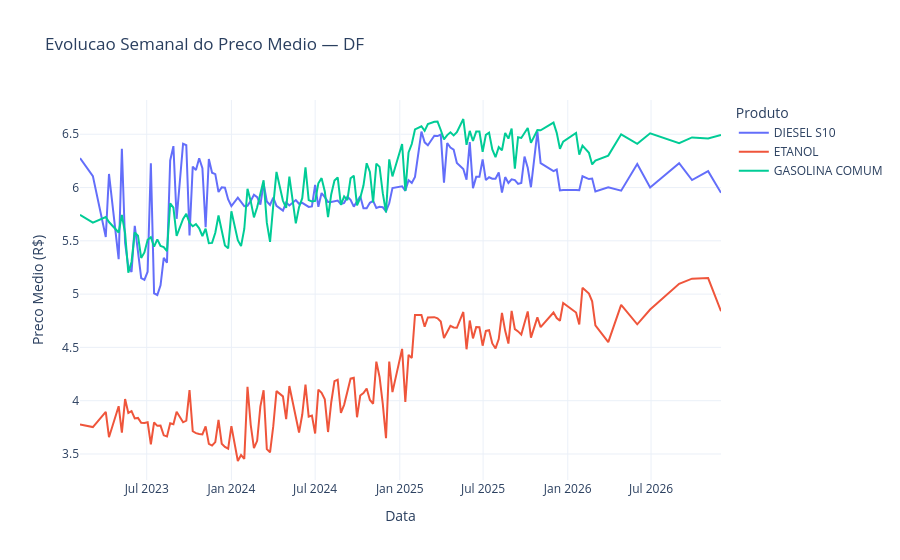

Notebook source saved alongside this figure:
### Markdown cell above
## 2. Evolucao de Preco ao Longo do Tempo

### Code cell
produtos_principais = ['GASOLINA COMUM', 'ETANOL', 'DIESEL S10']
df_plot = df[df['produto'].isin(produtos_principais)]
preco_semanal = df_plot.groupby(['semana', 'produto'])['preco_revenda'].mean().reset_index()

fig = px.line(
    preco_semanal,
    x='semana', y='preco_revenda', color='produto',
    title='Evolucao Semanal do Preco Medio — DF',
    labels={'preco_revenda': 'Preco Medio (R$)', 'semana': 'Data', 'produto': 'Produto'},
    template='plotly_white'
)
fig.update_layout(hovermode='x unified')
fig.show()

### Figure 1 — Plotly figure (JSON) as saved in the notebook; plotly's stock layout.template omitted (floating-point values rounded to 4 significant figures; data arrays with more than 128 entries replaced by an {"elided": "..."} marker saying what was removed)
{"data": [{"hovertemplate": "Produto=DIESEL S10<br>Data=%{x}<br>Preco Medio (R$)=%{y}<extra></extra>", "legendgroup": "DIESEL S10", "line": {"color": "#636efa", "dash": "solid"}, "marker": {"symbol": "circle"}, "mode": "lines", "name": "DIESEL S10", "orientation": "v", "showlegend": true, "type": "scatter", "x": {"elided": "142 str values"}, "xaxis": "x", "y": {"elided": "142 float values"}, "yaxis": "y"}, {"hovertemplate": "Produto=ETANOL<br>Data=%{x}<br>Preco Medio (R$)=%{y}<extra></extra>", "legendgroup": "ETANOL", "line": {"color": "#EF553B", "dash": "solid"}, "marker": {"symbol": "circle"}, "mode": "lines", "name": "ETANOL", "orientation": "v", "showlegend": true, "type": "scatter", "x": {"elided": "144 str values"}, "xaxis": "x", "y": {"elided": "144 float values"}, "yaxis": "y"}, {"hovertemplate": "Produto=GASOLINA COMUM<br>Data=%{x}<br>Preco Medio (R$)=%{y}<extra></extra>", "legendgroup": "GASOLINA COMUM", "line": {"color": "#00cc96", "dash": "solid"}, "marker": {"symbol": "circle"}, "mode": "lines", "name": "GASOLINA COMUM", "orientation": "v", "showlegend": true, "type": "scatter", "x": {"elided": "144 str values"}, "xaxis": "x", "y": {"elided": "144 float values"}, "yaxis": "y"}], "layout": {"hovermode": "x unified", "legend": {"title": {"text": "Produto"}, "tracegroupgap": 0}, "title": {"text": "Evolucao Semanal do Preco Medio — DF"}, "xaxis": {"anchor": "y", "domain": [0, 1], "title": {"text": "Data"}}, "yaxis": {"anchor": "x", "domain": [0, 1], "title": {"text": "Preco Medio (R$)"}}}}
